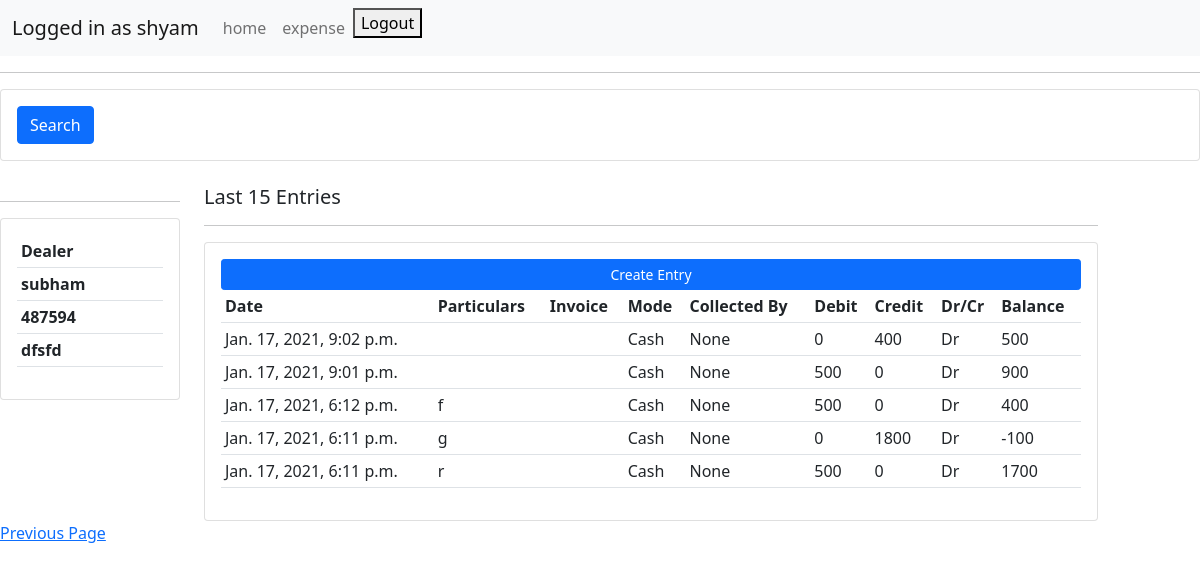
The page /dealer/1/ (signed in) on the database its author committed.
### ledger/models.py (models this page shows, shortened)
class Dealer(models.Model):
    name = models.CharField(unique=True, max_length=200)
    mob_num = models.IntegerField(unique=True, blank=True, null=True)
    address = models.TextField(blank=True)

class Ledger(models.Model):
    date = models.DateTimeField("Date",auto_now_add=True)
    particulars = models.CharField("Particulars",max_length=100,blank=True)
    debit = models.PositiveIntegerField("Debit",blank=True, default=0)
    credit = models.PositiveIntegerField("Credit",blank=True, default=0)
    paymode = models.CharField("Payment Mode",max_length=10, choices=(('Cash','Cash'),
                                                       ('Cheque','Cheque'),))
    dr_cr = models.CharField("Dr/Cr",max_length=10, default='', choices=(('Dr','Dr'),
                                                                 ('Cr','Cr'),))
    invoice = models.ImageField("Invoice",upload_to=None, blank=True)
    dealer = models.ForeignKey(Dealer,verbose_name="Dealer", null=True, on_delete=models.SET_NULL)
    new_balance = models.IntegerField(editable=False)
    dealer_ledger_number = models.IntegerField(editable=False,default=0)
    balance = models.IntegerField(default=0)
    collect_by = models.ForeignKey(Collected_by,verbose_name="Collected By", blank=True, null=True, on_delete=models.CASCADE)

### ledger/decorators.py (the view)
        def wrapper_func(request, *args, **kwargs):
            group = None
            if request.user.groups.exists():
                group = request.user.groups.all()[0].name
            if group in allowed_roles:
                return view_func(request, *args, **kwargs)
            else:
                return HttpResponse('You are not authorized to view this page')

### ledger/templatetags/auth_extras.py (called while the page is built)
@register.filter(name='has_group')
def has_group(user, group_name):
    group = Group.objects.get(name=group_name)
    return True if group in user.groups.all() else False

### ledger/views.py (called while the page is built)
@login_required(login_url='loginuser')
@allowed_users(allowed_roles=['admin'])
def dealer(request, pk):
    dealer = Dealer.objects.get(id=pk)
    ledgers = dealer.ledger_set.all()
    orderedledger = ledgers.order_by('-date')
    p = Paginator(orderedledger, 5)
    page_num = request.GET.get('page', 1)
    try:
        page = p.page(page_num)
    except EmptyPage:
        page = p.page(1)
    context = {'dealer':dealer, 'ledgers':ledgers,'orderedledger':page }
    return render(request, 'ledger/dealer.html', context)

### ledger/templates/ledger/dealer.html (shortened to what this page needs)
{% extends 'ledger/base.html' %}
{% block content %}
<div class="row">
  <div class ="col">
    <div class="card card-body">
      <form method="get">
      <button class="btn btn-primary" type="submit">Search</button>
      </form>
    </div>
  </div>
</div>
<br>
<div class="row">
  <div class="col-md-2">
    <hr>
    <div class="card card-body">
      <table class="table table-sm">
        <tr>
          <th>Dealer</th>
        </tr>
        <tr>
          <th>{{ dealer.name }}</th>
        </tr>
        <tr>
          <th>{{ dealer.mob_num }}</th>
        </tr>
        <tr>
          <th>{{ dealer.address }}</th>
        </tr>
      </table>
    </div>
  </div>
    <div class="col-md-9">
      <h5>Last 15 Entries</h5>
      <hr>
      <div class="card card-body">
        <a class="btn btn-primary btn-sm btn-block" href="{% url 'ledger' dealer.id %}">Create Entry</a>
        <table class="table table-sm">
          <tr>
            <th>Date</th>
            <th>Particulars</th>
            <th>Invoice</th>
            <th>Mode</th>
            <th>Collected By</th>
            <th>Debit</th>
            <th>Credit</th>
            <th>Dr/Cr</th>
            <th>Balance</th>
          </tr>
          {% for ledger in orderedledger %}
          <tr>
            <td>{{ ledger.date }}</td>
            <td>{{ ledger.particulars }}</td>
            <td>{{ ledger.invoice }}</td>
            <td>{{ ledger.paymode }}</td>
            <td>{{ ledger.collect_by }}</td>
            <td>{{ ledger.debit }}</td>
            <td>{{ ledger.credit }}</td>
            <td>{{ ledger.dr_cr }}</td>
            <td>{{ ledger.new_balance }}</td>
          </tr>
          {% endfor %}
          </table>
        </div>
      </div>
    </div>
{% if orderedledger.has_next %}
<a href="?page={{orderedledger.next_page_number}}">Previous Page</a>
{% endif %}
{% endblock %}

### ledger/templates/ledger/base.html (shortened to what this page needs)
{% load auth_extras %}
<!DOCTYPE html>
<html>
{% if user.is_authenticated %}
<head>
  <link href="https://cdn.jsdelivr.net/npm/bootstrap@5.0.0-beta1/dist/css/bootstrap.min.css" rel="stylesheet">
</head>
<body>
  <nav class="navbar navbar-expand-lg navbar-light bg-light">
    <div class="container-fluid">
      <a class="navbar-brand">Logged in as {{ user.username }}</a>
      <div class="collapse navbar-collapse" id="navbarNavAltMarkup">
        <div class="navbar-nav">
          {% if request.user|has_group:"admin" %}
          <a class="nav-link" href="{% url 'home' %}">home</a>
          {% endif %}
          <a class="nav-link" href="{% url 'roadexpense' %}">expense</a>
          <form action="{% url 'logoutuser'  %}" method="POST">
            <button type="submit">Logout</button>
          </form>
        </div>
      </div>
    </div>
  </nav>
<hr>
{% block content %}{% endblock %}
</body>
{% endif %}
</html>

### rows shown on the page
Dealer: name "subham", mob_num "487594", address "dfsfd"
Ledger: date "Jan. 17, 2021, 9:02 p.m.", paymode "Cash", collect_by "None", debit "0", credit "400", dr_cr "Dr", new_balance "500"
Ledger: date "Jan. 17, 2021, 9:01 p.m.", paymode "Cash", collect_by "None", debit "500", credit "0", dr_cr "Dr", new_balance "900"
Ledger: date "Jan. 17, 2021, 6:12 p.m.", particulars "f", paymode "Cash", collect_by "None", debit "500", credit "0", dr_cr "Dr", new_balance "400"
Ledger: date "Jan. 17, 2021, 6:11 p.m.", particulars "g", paymode "Cash", collect_by "None", debit "0", credit "1800", dr_cr "Dr", new_balance "-100"
Ledger: date "Jan. 17, 2021, 6:11 p.m.", particulars "r", paymode "Cash", collect_by "None", debit "500", credit "0", dr_cr "Dr", new_balance "1700"

### other values the page prints
{{ user.username }} "shyam"
